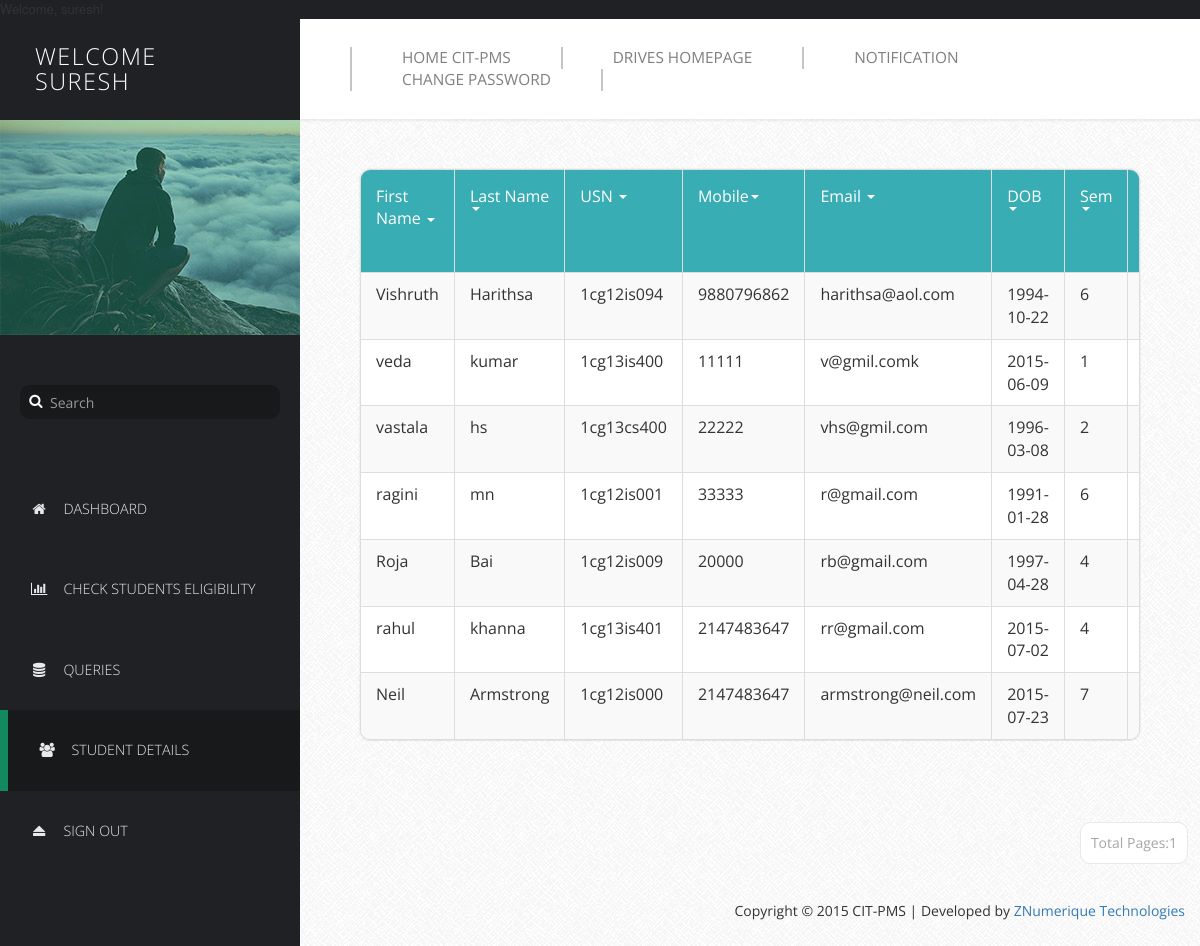
Screenshot of /Profilers/PriProfile/manage-users.php (signed in) with the database file from the repository.
### tables this page shows
CREATE TABLE `basicdetails` (
  `Id` int NOT NULL,
  `FirstName` varchar(25) NOT NULL,
  `LastName` varchar(25) NOT NULL,
  `USN` varchar(10) NOT NULL,
  `Mobile` bigint NOT NULL,
  `Email` varchar(255) NOT NULL,
  `DOB` date NOT NULL,
  `Sem` int NOT NULL,
  `Branch` varchar(15) NOT NULL,
  `SSLC` float NOT NULL,
  `PU/Dip` float NOT NULL,
  `BE` float NOT NULL,
  `Backlogs` int NOT NULL,
  `HofBacklogs` tinyint(1) NOT NULL,
  `DetainYears` int NOT NULL,
  `Approve` tinyint(1) NOT NULL DEFAULT '0',
  `ApprovalDate` date NOT NULL
);

### Profilers/PriProfile/manage-users.php (the view, shortened to what this page needs)
<!DOCTYPE html>
<html lang="en">
  <head>
    <link href="css/font-awesome.min.css" rel="stylesheet">
    <link href="css/bootstrap.min.css" rel="stylesheet">
    <link href="css/templatemo-style.css" rel="stylesheet">
  </head>
  <body>
    <div class="templatemo-flex-row">
      <div class="templatemo-sidebar">
        <header class="templatemo-site-header">
         <?php
		  $Welcome = "Welcome";
          echo "<h1>" . $Welcome . "<br>". $_SESSION['priusername']. "</h1>";
		  ?>
        </header>
        <div class="profile-photo-container">
          <img src="images/profile-photo.jpg" alt="Profile Photo" class="img-responsive">
          <div class="profile-photo-overlay"></div>
        </div>
        <form class="templatemo-search-form" role="search">
          <div class="input-group">
              <button type="submit" class="fa fa-search"></button>
              <input type="text" class="form-control" placeholder="Search" name="srch-term" id="srch-term">
          </div>
        </form>
        <nav class="templatemo-left-nav">
          <ul>
         <li><a href="index.php" ><i class="fa fa-home fa-fw"></i>Dashboard</a></li>
            <li><a href="Students Eligibility.php"><i class="fa fa-bar-chart fa-fw"></i>Check Students Eligibility</a></li>
            <li><a href="queries.php"><i class="fa fa-database fa-fw"></i>Queries</a></li>
            <li><a href="manage-users.php" class="active" ><i class="fa fa-users fa-fw"></i>Student Details</a></li>
            <li><a href="logout.php"><i class="fa fa-eject fa-fw"></i>Sign Out</a></li>
          </ul>
        </nav>
      </div>
      <div class="templatemo-content col-1 light-gray-bg">
        <div class="templatemo-top-nav-container">
          <div class="row">
            <nav class="templatemo-top-nav col-lg-12 col-md-12">
              <ul class="text-uppercase">
                  <li>
                  <a href="../../Homepage/index.php">Home CIT-PMS</a>
                </li>
                <li>
                  <a href="../../Drives/index.php">Drives Homepage</a>
                </li>
                <li>
                   <a href="Notif.php">Notification</a>
                </li>
                <li>
                  <a href="Change Password.php">Change Password</a>
                  </li>
              </ul>
            </nav>
          </div>
        </div>
         <div class="templatemo-content-container">
          <div class="templatemo-content-widget no-padding">
            <div class="panel panel-default table-responsive">
              <table class="table table-striped table-bordered templatemo-user-table">
                <thead>
                  <tr>
                    <td><a href="" class="white-text templatemo-sort-by">First Name <span class="caret"></span></a></td>
                    <td><a href="" class="white-text templatemo-sort-by">Last Name <span class="caret"></span></a></td>
                    <td><a href="" class="white-text templatemo-sort-by">USN <span class="caret"></span></a></td>
                    <td><a href="" class="white-text templatemo-sort-by">Mobile<span class="caret"></span></a></td>
                    <td><a href="" class="white-text templatemo-sort-by">Email <span class="caret"></span></a></td>
                     <td><a href="" class="white-text templatemo-sort-by">DOB<span class="caret"></span></a></td>
					  <td><a href="" class="white-text templatemo-sort-by">Sem<span class="caret"></span></a></td>
					   <td><a href="" class="white-text templatemo-sort-by">Branch<span class="caret"></span></a></td>
                  </tr>
                </thead>
 <?php
$num_rec_per_page=15;
if (isset($_GET["page"])) { $page  = $_GET["page"]; } else { $page=1; };
$start_from = ($page-1) * $num_rec_per_page;
$sql = "SELECT * FROM basicdetails where Approve='1' ORDER BY ApprovalDate DESC LIMIT $start_from, $num_rec_per_page";
$rs_result = mysql_query ($sql);
?>
<?php
while ($row = mysql_fetch_assoc($rs_result))
{
            print "<tr>";
print "<td>" . $row['FirstName'] . "</td>";
print "<td>" . $row['LastName'] . "</td>";
print "<td>" . $row['USN'] . "</td>";
print "<td>" . $row['Mobile'] . "</td>";
print "<td>" . $row['Email'] . "</td>";
print "<td>" . $row['DOB'] . "</td>";
print "<td>" . $row['Sem'] . "</td>";
print "<td>" . $row['Branch'] . "</td>";
print "</tr>";
}
?>
              </table>
			  </div>
			  </div>
			  </div>
  <div class="pagination-wrap">
    <ul class="pagination">
			  <?php
$num_rec_per_page=15;
$sql = "SELECT * FROM basicdetails where Approve='1' ";
$rs_result = mysql_query($sql);
$total_records = mysql_num_rows($rs_result);
$totalpage = ceil($total_records / $num_rec_per_page);
$currentpage = (isset($_GET['page']) ? $_GET['page'] : 1);
	 if($currentpage == 0)
	{
	}
	else if( $currentpage >= 1  &&  $currentpage <= $totalpage  )
	{
	 echo "<li><a>Total Pages:".$totalpage."</a></li>";
}
 ?>
</ul>
</div>
          <footer class="text-right">
            <p>Copyright &copy; 2015 CIT-PMS | Developed by
              <a href="http://znumerique.azurewebsites.net" target="_parent">ZNumerique Technologies</a></p>
          </footer>
        </div>
      </div>
  </body>
</html>

### Profilers/PriProfile/css/templatemo-style.css (style rules this page uses)
* { font-family: 'Open Sans', sans-serif; }
body { font-size: 13px; }
body, .templatemo-left-nav { background: #1f2124; }
h1, h2, h3 { margin: 0; }
ul { list-style-type: none; margin: 0; padding: 0; }
nav li { font-size: 1.1em; list-style: none; text-transform: uppercase; }
.white-text { color: white; }
.light-gray-bg { font-family:"Trebuchet MS", "Myriad Pro", Arial, sans-serif; font-size:14px; background:#f4f4f4 url(../images/bg.png) repeat top left; color:#333; overflow-y:scroll; }
footer { padding: 15px; }
.templatemo-sidebar { width: 300px; }
.templatemo-site-header { margin: 25px 30px; }
.templatemo-site-header h1 { color: white; display: inline-block; font-size: 1.8em; font-weight: 300; letter-spacing: 1.5px; margin: 0 5px; text-transform: uppercase; vertical-align: middle; }
.profile-photo-container { position: relative; }
.profile-photo-overlay { background-color: rgba(4, 152, 114, 0.35); position: absolute; top: 0; left: 0; width: 100%; height: 100%; transition: all 0.3s ease; }
.templatemo-search-form { font-size: 1.1em; margin: 50px 20px; }
.templatemo-search-form .input-group { width: 100%; }
.templatemo-search-form .input-group .form-control { background-color: #18191b; border: none; border-radius: 10px; color: #DDD; padding-left: 30px; }
.templatemo-search-form .input-group { position: relative; }
.fa-search { height:32px; width:32px; border: none; cursor: pointer; color:white; background:transparent; position:absolute; top: 0; left: 0; z-index: 100; }
.templatemo-left-nav li { font-weight: 300; }
.templatemo-left-nav a.active, .templatemo-left-nav a:hover { background: #18191b; border-left: 8px solid #13895F; }
.templatemo-left-nav a { color: #e9e9ea; display: block; padding: 30px; transition: all 0.3s ease; }
.templatemo-left-nav .fa { margin-right: 15px; }
.templatemo-top-nav-container { background-color: white; padding: 28px 50px; box-shadow: 0px 0px 2px 2px rgba(161, 159, 159, 0.18); }
.templatemo-top-nav li { float: left; list-style: none; }
.templatemo-top-nav a { color: #7f7f7f; display: block; padding: 0 50px; border-left: 2px solid #c5c5c5; }
.templatemo-top-nav li:last-child a { border-right: 2px solid #c5c5c5; }
.templatemo-content { margin-top: 0px; min-height: 600px; padding: 0; overflow-x: hidden; }
.templatemo-content-container { padding: 40px 50px; }
.templatemo-flex-row { display: -webkit-flex; display: -ms-flexbox; display: flex; }
.col-1 { -webkit-flex: 1; -ms-flex: 1; flex: 1; }
.templatemo-content-widget { border-radius: 10px; padding: 30px; position: relative; margin: 10px; box-shadow: 0px 0px 1px 1px rgba(161, 159, 159, 0.1); }
.templatemo-content-widget.no-padding { padding: 0; }
.panel { border-radius: 10px; }
.pagination-wrap { margin-right: 10px; text-align: right; }
.pagination>li>a { border-color: #E9E8E8; color: #a6a6a6; margin: 2px; padding: 10px; }
.pagination>li>a, .pagination>li:first-child>a, .pagination>li:last-child>a { border-radius: 10px; }
.table { margin-bottom: 0; }
.table>tbody>tr>td { padding: 10px 15px; }
.table>thead>tr>td { padding: 15px; }
.templatemo-user-table thead { background-color: #39ADB4; color: white; }
.panel>.table-responsive:last-child>.table:last-child, .panel>.table:last-child { border-bottom-right-radius: 10px; border-bottom-left-radius: 10px; }
.panel>.table:first-child { border-top-left-radius: 10px; border-top-right-radius: 10px; }
@media only screen and (min-width: 768px) { .templatemo-left-nav { display: block !important; } }

### rows the page displays
basicdetails: FirstName "Vishruth", LastName "Harithsa", USN "1cg12is094", Mobile "9880796862", Email "harithsa@aol.com", DOB "1994-10-22", Sem "6"
basicdetails: FirstName "veda", LastName "kumar", USN "1cg13is400", Mobile "11111", Email "v@gmil.comk", DOB "2015-06-09", Sem "1"
basicdetails: FirstName "vastala", LastName "hs", USN "1cg13cs400", Mobile "22222", Email "vhs@gmil.com", DOB "1996-03-08", Sem "2"
basicdetails: FirstName "ragini", LastName "mn", USN "1cg12is001", Mobile "33333", Email "r@gmail.com", DOB "1991-01-28", Sem "6"
basicdetails: FirstName "Roja", LastName "Bai", USN "1cg12is009", Mobile "20000", Email "rb@gmail.com", DOB "1997-04-28", Sem "4"
basicdetails: FirstName "rahul", LastName "khanna", USN "1cg13is401", Mobile "2147483647", Email "rr@gmail.com", DOB "2015-07-02", Sem "4"
basicdetails: FirstName "Neil", LastName "Armstrong", USN "1cg12is000", Mobile "2147483647", Email "armstrong@neil.com", DOB "2015-07-23", Sem "7"

### other values shown
$Welcome "WELCOME"
$_SESSION['priusername'] "SURESH"
$totalpage "1"
